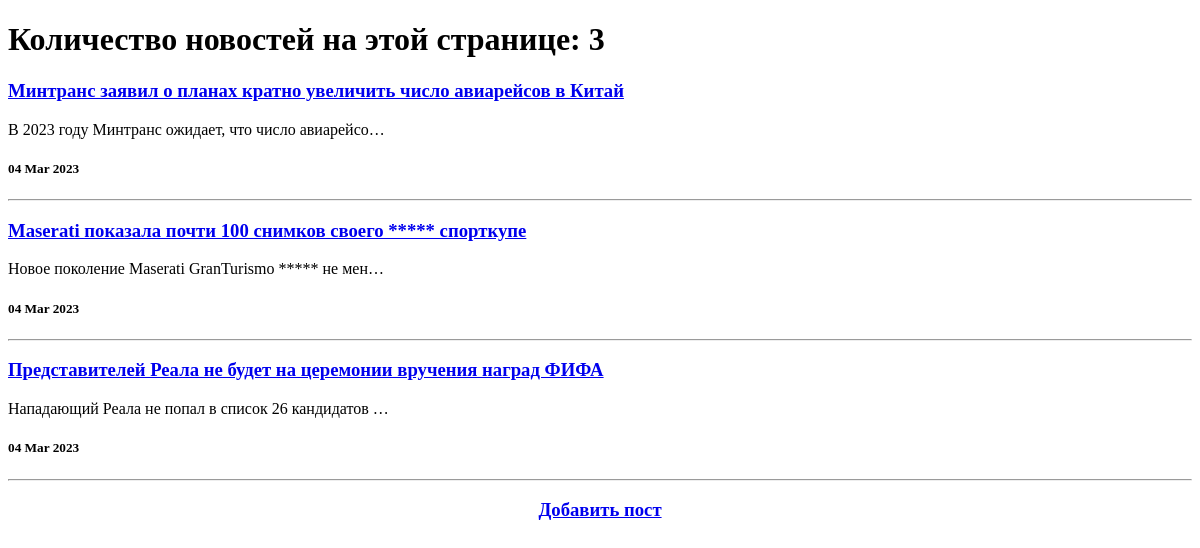
Before: /news/ with the older database file.
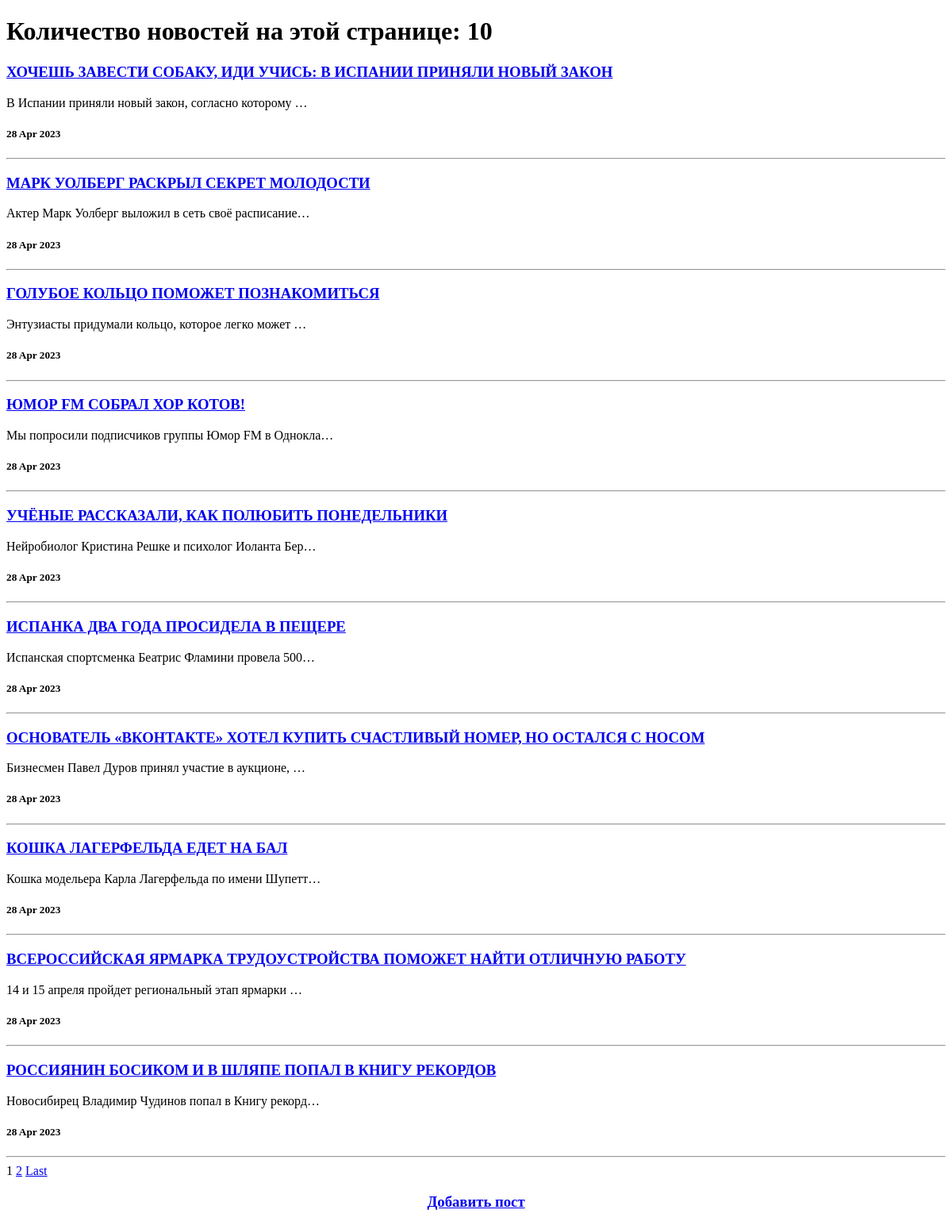
After: the same page with the newer database file.
### news/models.py (models this page shows, shortened)
class Post(models.Model):
	POST_TYPE = [('AR', 'Статья'), ('NW', 'Новость')]
	author = models.ForeignKey(Author, on_delete = models.CASCADE)
	post_type = models.CharField(max_length = 2, choices = POST_TYPE, default = 'AR')
	time_create = models.DateTimeField(auto_now_add = True)
	title = models.CharField(max_length = 255)
	text = models.TextField()
	rating = models.IntegerField(default = 0)
	categories = models.ManyToManyField(Category, through='PostCategory')

### news/views.py (the view)
# urls.py: path('', PostsList.as_view(), name=''),
class PostsList(ListView):
    model = Post
    template_name ='news.html'
    context_object_name = 'news'
    queryset = Post.objects.order_by('-time_create')
    paginate_by = 10

### news/templatetags/custom_filters.py (called while the page is built)
@register.filter(name='censor')
def censor(text):
    bad_words = ('Теперь', 'нового', 'вышло')
    for word in bad_words:
        if word in text:
            text = text.replace(word, '*****')
    return text

### templates/news.html (shortened to what this page needs)
{% extends 'default.html' %}
{% load custom_filters %}
{% block content %}
<h1>Количество новостей на этой странице: {{news|length}}</h1>
{% for onenews in news%}
    <a href="{% url 'post_detail' onenews.id %}"><h3>{{onenews.title|censor}}</h3></a>
    {{onenews.text|truncatechars:50|censor}}
    <h5>{{onenews.time_create|date:'d M Y'}}</h5>
<hr>
{% endfor %}
    {% if is_paginated %}
        {% for num in page_obj.paginator.page_range %}
            {% if page_obj.number == num %}
                <a>{{ num }}</a>
            {% endif %}
        {% endfor %}
        {% if page_obj.has_next %}
            {% if page_obj.next_page_number == page_obj.paginator.num_pages %}
                <a href="?page={{ page_obj.next_page_number }}">{{ page_obj.next_page_number }}</a>
            {% else %}
                <a href="?page={{ page_obj.next_page_number }}">{{page_obj.next_page_number}}</a>
                <a href="?page={{ page_obj.paginator.num_pages }}">Last</a>
            {% endif %}
        {% endif %}
    {% endif %}
    <h3 style="text-align: center"><a href="{% url 'post_create' %}">Добавить пост</a></h3>
{% endblock content %}

Changed rows visible on the page:
no longer on this page (row unchanged): Post: title|censor "Минтранс заявил о планах кратно увеличить число авиарейсов в Китай", text|censor "В 2023 году Минтранс ожидает, что число авиарейсо…", time_create "04 Mar 2023"
no longer on this page (row unchanged): Post: title|censor "Maserati показала почти 100 снимков своего ***** спорткупе", text|censor "Новое поколение Maserati GranTurismo ***** не мен…", time_create "04 Mar 2023"
removed Post: title|censor "Представителей Реала не будет на церемонии вручения наград ФИФА", text|censor "Нападающий Реала не попал в список 26 кандидатов …", time_create "04 Mar 2023"
added Post: title|censor "ХОЧЕШЬ ЗАВЕСТИ СОБАКУ, ИДИ УЧИСЬ: В ИСПАНИИ ПРИНЯЛИ НОВЫЙ ЗАКОН", text|censor "В Испании приняли новый закон, согласно которому …", time_create "28 Apr 2023"
added Post: title|censor "МАРК УОЛБЕРГ РАСКРЫЛ СЕКРЕТ МОЛОДОСТИ", text|censor "Актер Марк Уолберг выложил в сеть своё расписание…", time_create "28 Apr 2023"
added Post: title|censor "ГОЛУБОЕ КОЛЬЦО ПОМОЖЕТ ПОЗНАКОМИТЬСЯ", text|censor "Энтузиасты придумали кольцо, которое легко может …", time_create "28 Apr 2023"
added Post: title|censor "ЮМОР FM СОБРАЛ ХОР КОТОВ!", text|censor "Мы попросили подписчиков группы Юмор FM в Однокла…", time_create "28 Apr 2023"
added Post: title|censor "УЧЁНЫЕ РАССКАЗАЛИ, КАК ПОЛЮБИТЬ ПОНЕДЕЛЬНИКИ", text|censor "Нейробиолог Кристина Решке и психолог Иоланта Бер…", time_create "28 Apr 2023"
added Post: title|censor "ИСПАНКА ДВА ГОДА ПРОСИДЕЛА В ПЕЩЕРЕ", text|censor "Испанская спортсменка Беатрис Фламини провела 500…", time_create "28 Apr 2023"
added Post: title|censor "ОСНОВАТЕЛЬ «ВКОНТАКТЕ» ХОТЕЛ КУПИТЬ СЧАСТЛИВЫЙ НОМЕР, НО ОСТАЛСЯ С НОСОМ", text|censor "Бизнесмен Павел Дуров принял участие в аукционе, …", time_create "28 Apr 2023"
added Post: title|censor "КОШКА ЛАГЕРФЕЛЬДА ЕДЕТ НА БАЛ", text|censor "Кошка модельера Карла Лагерфельда по имени Шупетт…", time_create "28 Apr 2023"
added Post: title|censor "ВСЕРОССИЙСКАЯ ЯРМАРКА ТРУДОУСТРОЙСТВА ПОМОЖЕТ НАЙТИ ОТЛИЧНУЮ РАБОТУ", text|censor "14 и 15 апреля пройдет региональный этап ярмарки …", time_create "28 Apr 2023"
added Post: title|censor "РОССИЯНИН БОСИКОМ И В ШЛЯПЕ ПОПАЛ В КНИГУ РЕКОРДОВ", text|censor "Новосибирец Владимир Чудинов попал в Книгу рекорд…", time_create "28 Apr 2023"
Other visible differences:
{{ news|length }}: "3" → "10"
{{ page_obj.next_page_number }}: (not shown) → "2"
new list line: "1"
text now shown: "Last"
